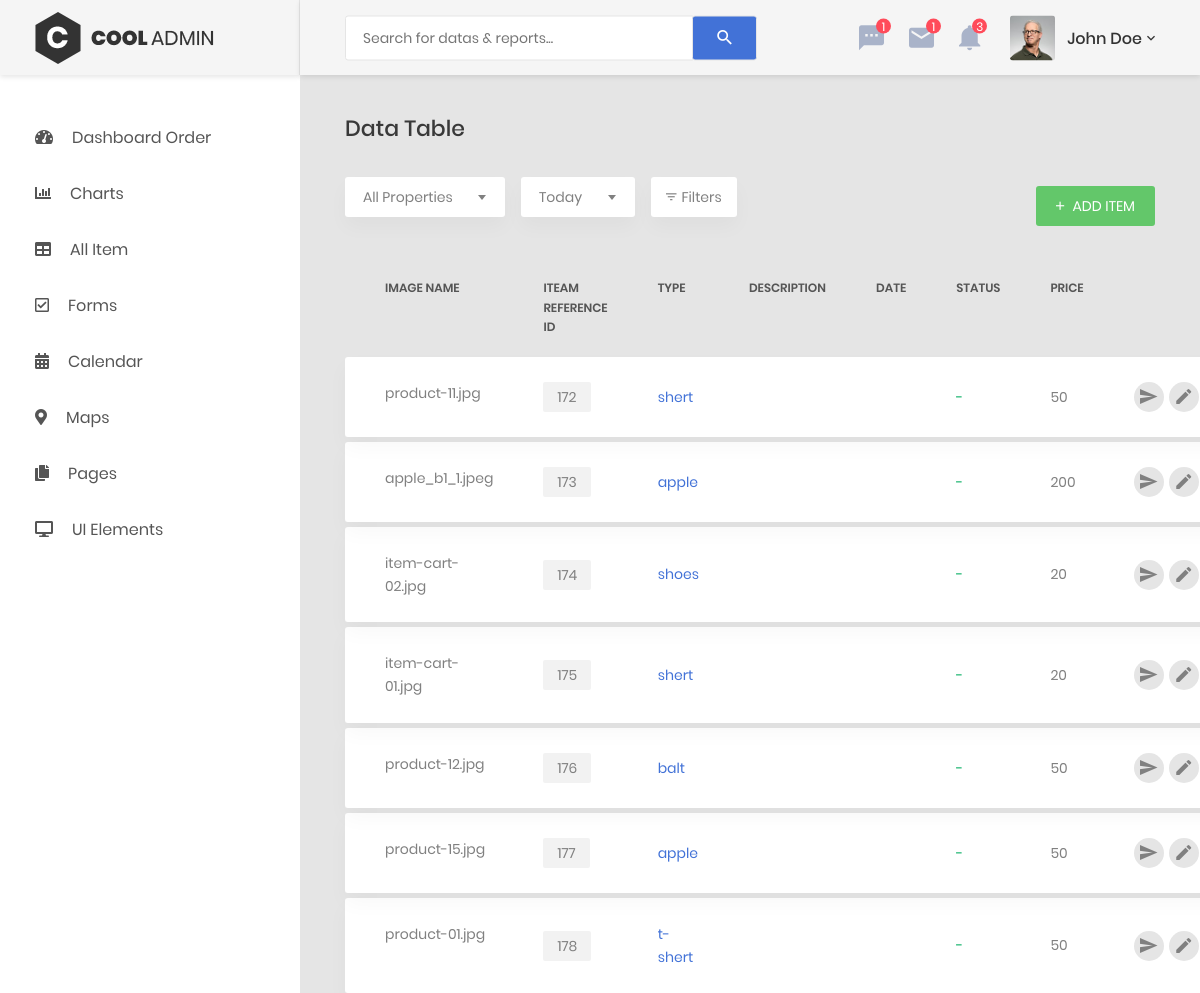
Page /admin1/table.php (signed in) on the earlier database version.
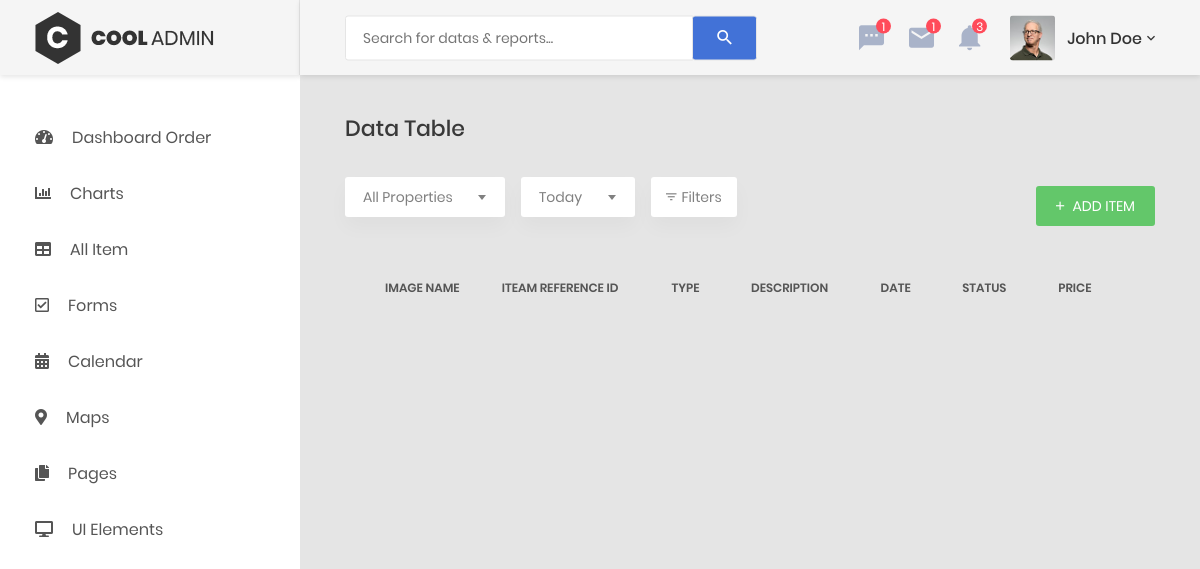
Same page on the later database version.
### tables this page shows
CREATE TABLE `product` (
  `id` int(11) NOT NULL,
  `category_id` int(11) NOT NULL,
  `product_image` text NOT NULL,
  `product_name` varchar(20) NOT NULL,
  `product_price` varchar(20) NOT NULL,
  `status` varchar(20) NOT NULL
);

### admin1/table.php (the view, shortened to what this page needs)
<?php
include('../include/dbcon.php');
?>
<!DOCTYPE html>
<html lang="en">
<head>
    <link href="css/font-face.css" rel="stylesheet" media="all">
    <link href="vendor/font-awesome-4.7/css/font-awesome.min.css" rel="stylesheet" media="all">
    <link href="vendor/font-awesome-5/css/fontawesome-all.min.css" rel="stylesheet" media="all">
    <link href="vendor/mdi-font/css/material-design-iconic-font.min.css" rel="stylesheet" media="all">
    <link href="vendor/bootstrap-4.1/bootstrap.min.css" rel="stylesheet" media="all">
    <link href="vendor/animsition/animsition.min.css" rel="stylesheet" media="all">
    <link href="vendor/bootstrap-progressbar/bootstrap-progressbar-3.3.4.min.css" rel="stylesheet" media="all">
    <link href="vendor/wow/animate.css" rel="stylesheet" media="all">
    <link href="vendor/css-hamburgers/hamburgers.min.css" rel="stylesheet" media="all">
    <link href="vendor/slick/slick.css" rel="stylesheet" media="all">
    <link href="vendor/select2/select2.min.css" rel="stylesheet" media="all">
    <link href="vendor/perfect-scrollbar/perfect-scrollbar.css" rel="stylesheet" media="all">
    <link href="css/theme.css" rel="stylesheet" media="all">
</head>
<body class="animsition">
    <div class="page-wrapper">
        <?php include('include/side_header.php'); ?>
            <div class="main-content">
                <div class="section__content section__content--p30">
                    <div class="container-fluid">
                        <div class="row">
                            <div class="col-md-12">
                                <h3 class="title-5 m-b-35">data table</h3>
                                <div class="table-data__tool">
                                    <div class="table-data__tool-left">
                                        <div class="rs-select2--light rs-select2--md">
                                        </div>
                                        <div class="rs-select2--light rs-select2--sm">
                                        </div>
                                        <button class="au-btn-filter">
                                            <i class="zmdi zmdi-filter-list"></i>filters</button>
                                    </div>
                                    <div class="table-data__tool-right">
                                 <div class="account-wrap">
                                    <div class="account-item clearfix js-item-menu">
                                        <div class="content">
                                            <button id="add_iteam" class="au-btn au-btn-icon au-btn--green au-btn--small">
                                            <i class="zmdi zmdi-plus"></i>
                                            <a class="js-acc-btn" style="color: white;" href="#">add item</a>
                                        </div>
                                    </div>
                                </div>
                                    </div>
                                </div>
                                <div class="table-responsive table-responsive-data2">
                                    <table class="table table-data2">
                                        <thead>
                                            <tr>
                                                <th>image name</th>
                                                <th>iteam reference id</th>
                                                <th>Type</th>
                                                <th>description</th>
                                                <th>date</th>
                                                <th>status</th>
                                                <th>price</th>
                                                <th></th>
                                            </tr>
                                        </thead>
                                        <tbody>
                                            <tr class="tr-shadow">
                                             <?php
                                                $result = "SELECT * FROM `product` WHERE 1";
                                                $qur = mysqli_query($dbcon,$result);
                                                while($data = mysqli_fetch_assoc($qur)){
                                             ?>
                                            <tr class="spacer"></tr>
                                            <tr class="tr-shadow">
                                                <td><?php echo $data['product_image']; ?></td>
                                                <td>
                                                    <span class="block-email"><?php echo $data['id']; ?></span>
                                                </td>
                                                <td class="desc"><?php echo $data['product_name']; ?></td>
                                                <td class="desc"><?php echo $data['product_discription']; ?></td>
                                                <td><?php echo $data['add_date']; ?></td>
                                                <td>
                                                    <span class="status--process">-</span>
                                                </td>
                                                <td><?php echo $data['product_price']; ?></td>
                                                <td>
                                                    <div class="table-data-feature">
                                                        <button class="item" data-toggle="tooltip" data-placement="top" title="Send">
                                                            <i class="zmdi zmdi-mail-send"></i>
                                                        </button>
                                                        <button class="item" data-toggle="tooltip" data-placement="top" title="Edit">
                                                            <i class="zmdi zmdi-edit"></i>
                                                        </button>
                                                    </div>
                                                </td>
                                            </tr>
                                            <?php
                                                }
                                             ?>
                                        </tbody>
                                    </table>
                                </div>
                            </div>
                        </div>
                    </div>
                </div>
            </div>
        </div>
    </div>
</body>
</html>

### admin1/include/side_header.php (shortened to what this page needs)
<aside class="menu-sidebar d-none d-lg-block">
    <div class="logo">
        <a href="#">
            <img src="images/icon/logo.png" alt="Cool Admin" />
        </a>
    </div>
    <div class="menu-sidebar__content js-scrollbar1">
        <nav class="navbar-sidebar">
            <ul class="list-unstyled navbar__list">
                <li class="has-sub">
                    <a class="js-arrow" href="index.php">
                        <i class="fas fa-tachometer-alt"></i>Dashboard Order</a>
                </li>
                <li>
                    <a href="chart.php">
                        <i class="fas fa-chart-bar"></i>Charts</a>
                </li>
                <li>
                    <a href="table.php">
                        <i class="fas fa-table"></i>All Item</a>
                </li>
                <li>
                    <a href="form.php">
                        <i class="far fa-check-square"></i>Forms</a>
                </li>
                <li>
                    <a href="calendar.php">
                        <i class="fas fa-calendar-alt"></i>Calendar</a>
                </li>
                <li>
                    <a href="map.php">
                        <i class="fas fa-map-marker-alt"></i>Maps</a>
                </li>
                <li class="has-sub">
                    <a class="js-arrow" href="#">
                        <i class="fas fa-copy"></i>Pages</a>
                </li>
                <li class="has-sub">
                    <a class="js-arrow" href="#">
                        <i class="fas fa-desktop"></i>UI Elements</a>
                </li>
            </ul>
        </nav>
    </div>
</aside>
<div class="page-container">
    <header class="header-desktop">
        <div class="section__content section__content--p30">
            <div class="container-fluid">
                <div class="header-wrap">
                    <form class="form-header" action="" method="POST">
                        <input class="au-input au-input--xl" type="text" name="search" placeholder="Search for datas &amp; reports..." />
                        <button class="au-btn--submit" type="submit">
                            <i class="zmdi zmdi-search"></i>
                        </button>
                    </form>
                    <div class="header-button">
                        <div class="noti-wrap">
                            <div class="noti__item js-item-menu">
                                <i class="zmdi zmdi-comment-more"></i>
                                <span class="quantity">1</span>
                            </div>
                            <div class="noti__item js-item-menu">
                                <i class="zmdi zmdi-email"></i>
                                <span class="quantity">1</span>
                            </div>
                            <div class="noti__item js-item-menu">
                                <i class="zmdi zmdi-notifications"></i>
                                <span class="quantity">3</span>
                            </div>
                        </div>
                        <div class="account-wrap">
                            <div class="account-item clearfix js-item-menu">
                                <div class="image">
                                    <img src="images/icon/avatar-01.jpg" alt="John Doe" />
                                </div>
                                <div class="content">
                                    <a class="js-acc-btn" href="#">john doe</a>
                                </div>
                            </div>
                        </div>
                    </div>
                </div>
            </div>
        </div>
    </header>

Differences in the rows shown:
removed product: product_image "product-11.jpg", id "172", product_name "shert", product_price "50"
removed product: product_image "apple_b1_1.jpeg", id "173", product_name "apple", product_price "200"
removed product: product_image "item-cart-02.jpg", id "174", product_name "shoes", product_price "20"
removed product: product_image "item-cart-01.jpg", id "175", product_name "shert", product_price "20"
removed product: product_image "product-12.jpg", id "176", product_name "balt", product_price "50"
removed product: product_image "product-15.jpg", id "177", product_name "apple", product_price "50"
removed product: product_image "product-01.jpg", id "178", product_name "t-shert", product_price "50"
